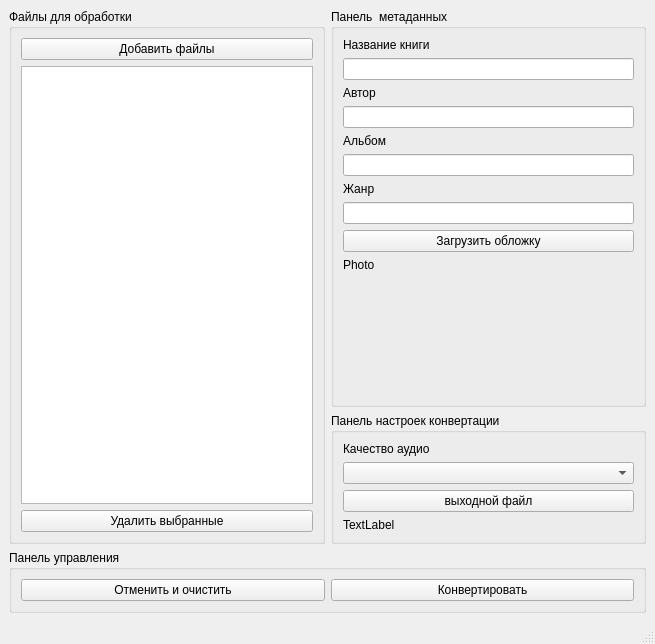
<?xml version="1.0" encoding="UTF-8"?>
<ui version="4.0">
 <class>MainWindow</class>
 <widget class="QMainWindow" name="MainWindow">
  <property name="geometry">
   <rect>
    <x>0</x>
    <y>0</y>
    <width>655</width>
    <height>644</height>
   </rect>
  </property>
  <property name="windowTitle">
   <string>MainWindow</string>
  </property>
  <widget class="QWidget" name="centralwidget">
   <layout class="QGridLayout" name="gridLayout_3">
    <item row="0" column="0">
     <layout class="QGridLayout" name="gridLayout_2">
      <item row="1" column="1">
       <widget class="QGroupBox" name="ConversionSettingsPanel">
        <property name="title">
         <string>Панель настроек конвертации</string>
        </property>
        <layout class="QVBoxLayout" name="verticalLayout_8">
         <item>
          <layout class="QVBoxLayout" name="verticalLayout_7">
           <item>
            <widget class="QLabel" name="label_audio_quality">
             <property name="text">
              <string>Качество аудио</string>
             </property>
            </widget>
           </item>
           <item>
            <widget class="QComboBox" name="comboBox_audio_quality"/>
           </item>
          </layout>
         </item>
         <item>
          <widget class="QPushButton" name="pushButton_output_file">
           <property name="text">
            <string>выходной файл</string>
           </property>
          </widget>
         </item>
         <item>
          <widget class="QLabel" name="label_output_file">
           <property name="text">
            <string>TextLabel</string>
           </property>
          </widget>
         </item>
        </layout>
       </widget>
      </item>
      <item row="0" column="0" rowspan="2">
       <widget class="QGroupBox" name="groupBox_files">
        <property name="title">
         <string>Файлы для обработки</string>
        </property>
        <layout class="QVBoxLayout" name="verticalLayout">
         <item>
          <widget class="QPushButton" name="pushButton">
           <property name="text">
            <string>Добавить файлы</string>
           </property>
          </widget>
         </item>
         <item>
          <widget class="QListWidget" name="listWidget"/>
         </item>
         <item>
          <widget class="QPushButton" name="pushButton_2">
           <property name="text">
            <string>Удалить выбранные</string>
           </property>
          </widget>
         </item>
        </layout>
       </widget>
      </item>
      <item row="0" column="1">
       <widget class="QGroupBox" name="FileSelectionPanel">
        <property name="title">
         <string>Панель  метаданных</string>
        </property>
        <layout class="QVBoxLayout" name="verticalLayout_6">
         <item>
          <layout class="QVBoxLayout" name="verticalLayout_2">
           <item>
            <widget class="QLabel" name="label_book_name">
             <property name="text">
              <string>Название книги</string>
             </property>
            </widget>
           </item>
           <item>
            <widget class="QLineEdit" name="book_name"/>
           </item>
          </layout>
         </item>
         <item>
          <layout class="QVBoxLayout" name="verticalLayout_3">
           <item>
            <widget class="QLabel" name="label_autor_name">
             <property name="text">
              <string>Автор</string>
             </property>
            </widget>
           </item>
           <item>
            <widget class="QLineEdit" name="autor_name"/>
           </item>
          </layout>
         </item>
         <item>
          <layout class="QVBoxLayout" name="verticalLayout_4">
           <item>
            <widget class="QLabel" name="label_album_name">
             <property name="text">
              <string>Альбом</string>
             </property>
            </widget>
           </item>
           <item>
            <widget class="QLineEdit" name="album_name"/>
           </item>
          </layout>
         </item>
         <item>
          <layout class="QVBoxLayout" name="verticalLayout_5">
           <item>
            <widget class="QLabel" name="label_genre_name">
             <property name="text">
              <string>Жанр</string>
             </property>
            </widget>
           </item>
           <item>
            <widget class="QLineEdit" name="genre_name"/>
           </item>
          </layout>
         </item>
         <item>
          <layout class="QGridLayout" name="gridLayout">
           <item row="1" column="0">
            <widget class="QLabel" name="label_cover_of_book">
             <property name="text">
              <string>Photo</string>
             </property>
            </widget>
           </item>
           <item row="0" column="0">
            <widget class="QPushButton" name="pushButton_upload_cover">
             <property name="text">
              <string>Загрузить обложку</string>
             </property>
            </widget>
           </item>
           <item row="2" column="0">
            <spacer name="verticalSpacer_2">
             <property name="orientation">
              <enum>Qt::Vertical</enum>
             </property>
             <property name="sizeHint" stdset="0">
              <size>
               <width>20</width>
               <height>40</height>
              </size>
             </property>
            </spacer>
           </item>
          </layout>
         </item>
        </layout>
       </widget>
      </item>
      <item row="2" column="0" colspan="2">
       <widget class="QGroupBox" name="ControlPanel">
        <property name="title">
         <string>Панель управления</string>
        </property>
        <layout class="QHBoxLayout" name="horizontalLayout">
         <item>
          <widget class="QPushButton" name="pushButton_stop_and_clean">
           <property name="text">
            <string>Отменить и очистить</string>
           </property>
          </widget>
         </item>
         <item>
          <widget class="QPushButton" name="pushButton_convert">
           <property name="text">
            <string>Конвертировать</string>
           </property>
          </widget>
         </item>
        </layout>
       </widget>
      </item>
     </layout>
    </item>
   </layout>
  </widget>
  <widget class="QMenuBar" name="menubar">
   <property name="geometry">
    <rect>
     <x>0</x>
     <y>0</y>
     <width>655</width>
     <height>21</height>
    </rect>
   </property>
  </widget>
  <widget class="QStatusBar" name="statusbar"/>
 </widget>
 <resources/>
 <connections/>
</ui>
